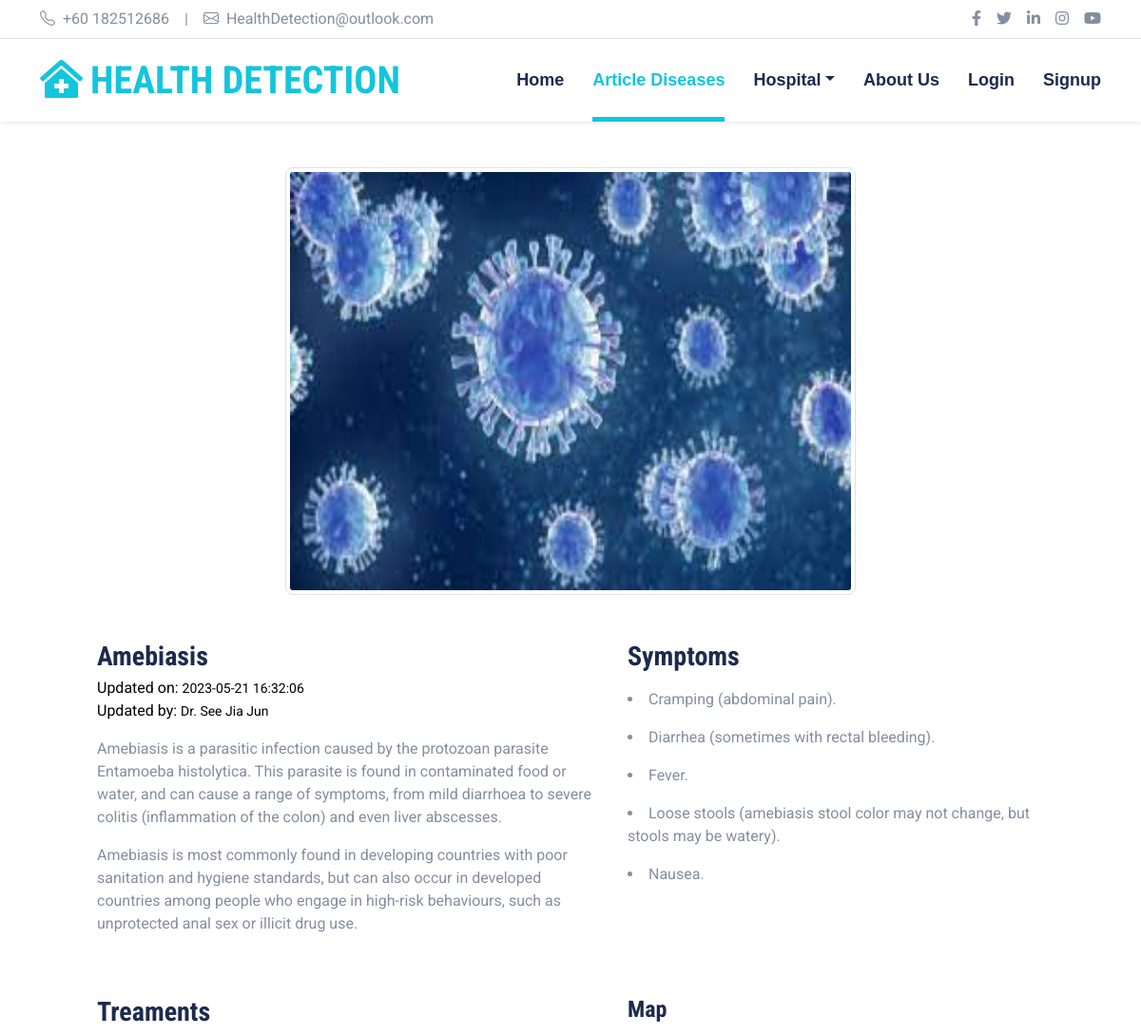
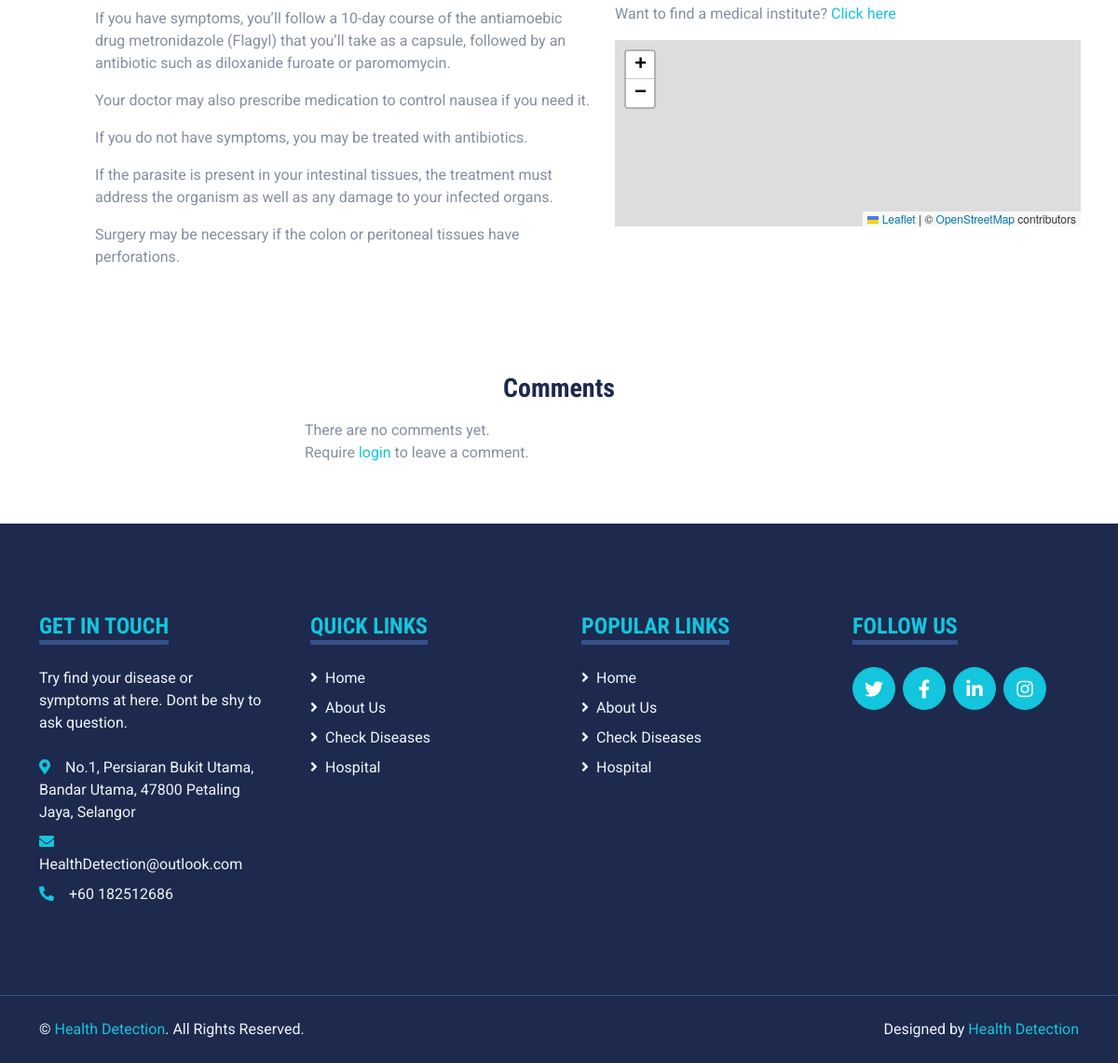
Screenshot of /Diseases.php?DiseaseId=14 with the database file from the repository (2 pictures, top to bottom).
### tables this page shows
CREATE TABLE `diseases` (
  `disease_id` int(11) NOT NULL,
  `user_id` int(11) NOT NULL,
  `disease_name` varchar(100) NOT NULL,
  `description` longtext NOT NULL,
  `symptoms` longtext NOT NULL,
  `treatment` longtext NOT NULL,
  `disease_image` longblob DEFAULT NULL,
  `upload_time` timestamp NOT NULL DEFAULT current_timestamp() ON UPDATE current_timestamp()
);

CREATE TABLE `users` (
  `user_id` int(11) NOT NULL,
  `username` varchar(255) NOT NULL,
  `email` varchar(255) NOT NULL,
  `password` varchar(255) NOT NULL,
  `name` varchar(255) NOT NULL,
  `gender` text NOT NULL,
  `age` int(3) NOT NULL,
  `profile_image` longblob DEFAULT NULL,
  `doctor_id` varchar(20) DEFAULT NULL,
  `hospital_id` int(11) DEFAULT NULL,
  `role` text NOT NULL,
  `approved` tinyint(1) DEFAULT 0,
  `last_login` timestamp NOT NULL DEFAULT current_timestamp() ON UPDATE current_timestamp()
);

### Diseases.php (the view, shortened to what the rows shown need)
<?php
	require("connect.php");
?>
<!DOCTYPE html>
<html lang="en">
<head>
    <link href="https://cdnjs.cloudflare.com/ajax/libs/font-awesome/5.15.0/css/all.min.css" rel="stylesheet">
    <link href="https://cdn.jsdelivr.net/npm/bootstrap-icons@1.4.1/font/bootstrap-icons.css" rel="stylesheet">
    <link href="lib/owlcarousel/assets/owl.carousel.min.css" rel="stylesheet">
    <link href="lib/tempusdominus/css/tempusdominus-bootstrap-4.min.css" rel="stylesheet" />
    <link href="css/bootstrap.min.css" rel="stylesheet">
    <link href="css/style.css" rel="stylesheet">
     <link rel="stylesheet" href="https://unpkg.com/leaflet/dist/leaflet.css" />
</head>
<body>
    <div class="container-fluid sticky-top bg-white shadow-sm">
        <div class="container">
            <nav class="navbar navbar-expand-lg bg-white navbar-light py-3 py-lg-0">
                <?php if((isset($_SESSION['isLogin'])) && $_SESSION['isLogin'] == TRUE){
                        if($_SESSION['role']=='user'){
                            echo '<a href="Home.php" class="navbar-brand">';
                        }else if($_SESSION['role']=='doctor'){
                            echo '<a href="DoctorDashboard.php" class="navbar-brand">';
                        }else{
                        echo'<a href="ManageUser.php?role=user" class="navbar-brand">';
                        }
                    }else{
                        echo'<a href="Home.php" class="navbar-brand">';
                    }
                ?>
                    <h1 class="m-0 text-uppercase text-primary"><i class="fa fa-clinic-medical me-2"></i>Health Detection</h1>
                </a>
            </nav>
        </div>
    </div>
    <?php
       if(isset($_GET['DiseaseId'])){
            $disease_id = $_GET["DiseaseId"];
            $sql = "SELECT * FROM diseases JOIN users ON diseases.user_id=users.user_id WHERE disease_id='$disease_id'";
            $result = $mysqli->query($sql);
            $row = mysqli_fetch_assoc($result);
            echo "<div class='container my-5'>";
            echo "<div class='row'>";
            echo "<div class='col-md-9 mx-auto'>";
            echo '<div class="text-center">';
            if ($row['disease_image']) {
                echo '<img src="' . $row['disease_image'] . '" class="img-thumbnail" id="disease-img" style="width: 600px; height: 450px;"/>';
            } else {
                echo '<img src="img/default-image.jpg" class="img-thumbnail text-center" id="disease-img" style="width: 600px; height=350px;"/>';
            }
            echo '</div>';
            echo "</div>";
            echo "</div>";
            echo "<div class='row my-5 mx-5 col-12'>";
            echo "<div class='col-md-6'>";
            if (isset($_SESSION['role']) && $_SESSION['role'] == 'user') {
                echo "<h3 id='disease-name' class='mb-3'>" . $row['disease_name'] . " <span id='add-to-favorites' onclick='addToFavorites()' class='favorite-icon";
                $sql = "SELECT disease_id FROM favorites WHERE user_id = " . $_SESSION['userid'];
                $result = $mysqli->query($sql);
                $favorites = array();
                while ($row2 = $result->fetch_assoc()) {
                    $favorites[] = $row2['disease_id'];
                }
                if (in_array($row['disease_id'], $favorites)) {
                    echo " favorite";
                }
                echo "'><i class='";
                if (in_array($row['disease_id'], $favorites)) {
                    echo "fas";
                } else {
                    echo "far";
                }
                echo " fa-heart'></i></span></h3>";
            } else {
                echo "<h3 id='disease-name' class='mb-1'>" . $row['disease_name'] . "</h5>";
                echo '<p class="mb-0" style="color: black">Updated on: <small>'. $row['upload_time'].'</small></p>';
                echo '<p style="color: black">Updated by: <small>Dr. '. $row['name'].'</small></p>';
            }
            echo '<div id="disease-description" contentEditable="false" style="white-space: pre-wrap;" class="col-md-12">';
            $descriptions = explode("\n",htmlspecialchars_decode($row["description"]));
            foreach ($descriptions as $description) {
                echo '<p class="mb-3">' . $description . '</p>';
            }
            echo '</div>';
            echo '</div>';
            echo "<div class='col-md-5'>";
            echo '<div id="disease-symptoms" contentEditable="false"  class="col-md-12">';
            $symptoms = explode("\n",htmlspecialchars_decode($row["symptoms"]));
            foreach ($symptoms as $symptom) {
                echo '<li class="mb-3">' . $symptom . '</li>';
            }
            echo '</div>';
            echo '</div>';
            echo '</div>';
            echo "<div class='row my-5 mx-5 col-12'>";
            echo "<div class='col-md-6'>";
            echo '<div id="disease-treatment" contentEditable="false" class="col-md-12">';
            $treatments = explode("\n",htmlspecialchars_decode($row["treatment"]));
            foreach ($treatments as $treatment) {
                echo '<p class="mb-3">' . $treatment . '</p>';
            }
            echo '</div>';
            echo '</div>';
            echo '</div>';
            echo '</div>';
        }
        ?>
</body>
</html>

### rows the page displays
diseases: disease_image (picture), disease_name "Amebiasis", upload_time "2023-05-21 16:32:06", user.name "See Jia Jun", description "Amebiasis is a parasitic infection caused by the protozoan parasite Entamoeba histolytica. This parasite is found in contaminated food or water, and can cause a range of symptoms, from mild diarrhoea to severe colitis (inflammation of the colon) and even liver abscesses.", description "Amebiasis is most commonly found in developing countries with poor sanitation and hygiene standards, but can also occur in developed countries among people who engage in high-risk behaviours, such as unprotected anal sex or illicit drug use.", symptoms "Cramping (abdominal pain).", symptoms "Diarrhea (sometimes with rectal bleeding).", symptoms "Fever.", symptoms "Loose stools (amebiasis stool color may not change, but stools may be watery).", symptoms "Nausea.", treatment "If you have symptoms, you’ll follow a 10-day course of the antiamoebic drug metronidazole (Flagyl) that you’ll take as a capsule, followed by an antibiotic such as diloxanide furoate or paromomycin.", treatment "Your doctor may also prescribe medication to control nausea if you need it.", treatment "If you do not have symptoms, you may be treated with antibiotics.", treatment "If the parasite is present in your intestinal tissues, the treatment must address the organism as well as any damage to your infected organs.", treatment "Surgery may be necessary if the colon or peritoneal tissues have perforations."
